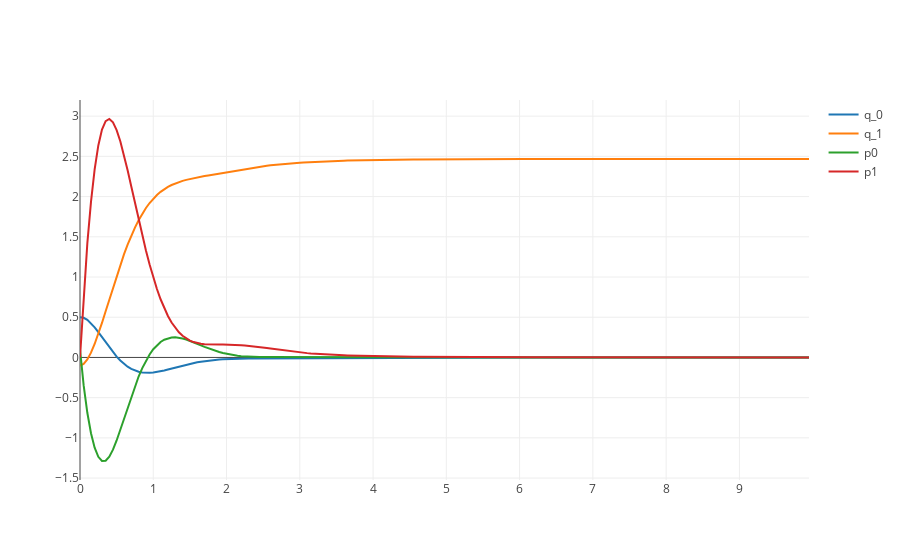

This figure's notebook cell:
### Markdown cell above
## Single-Agent Simulation

Demonstration of one inverted pendlum without interaction with other agents.

### Code cell
# Initial conditions
q_initial = np.array([0.5, -0.1])
p_initial = np.array([0.1, 0])
parameters = {'L_bob': 1, 'g': 9.81, 'k' : 0.05, 'm^0_22' : 0.01, 'Kv' : 0.08}

# Simulation time
time_range = np.arange(start=0,step=0.05,stop=10)

# Initialize and simulate the model
CartA = SymbolicIDAPBCAgent(model, parameters, q_initial, p_initial)
CartA.simulate(time_range)

# Plot the results
iplot(CartA.plot_state_trajectory())

### Figure 1 — Plotly figure (JSON) as saved in the notebook; plotly's stock layout.template omitted (floating-point values rounded to 4 significant figures; data arrays with more than 128 entries replaced by an {"elided": "..."} marker saying what was removed)
{"data": [{"name": "q_0", "x": {"elided": "200 float values"}, "y": {"elided": "200 float values"}}, {"name": "q_1", "x": {"elided": "200 float values"}, "y": {"elided": "200 float values"}}, {"name": "p0", "x": {"elided": "200 float values"}, "y": {"elided": "200 float values"}}, {"name": "p1", "x": {"elided": "200 float values"}, "y": {"elided": "200 float values"}}], "layout": {}}
